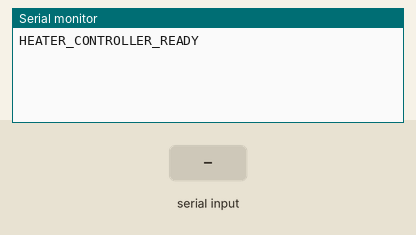
This sketch was run on a simulated Arduino Uno, built with avr-gcc and run on an emulated ATmega328P. Shown: the last lines printed to the serial monitor. Inputs (shaded band) come from the test bench.

Above: at 1.7 s.
1.8 s: "SET_POWER \n" received over Serial
At 3.0 s:
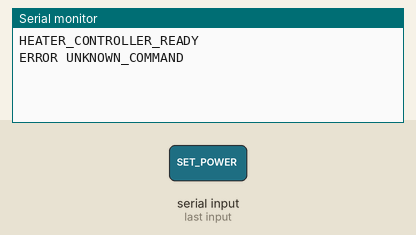
3.3 s: "GET_STATUS\n" received over Serial
At 4.2 s:
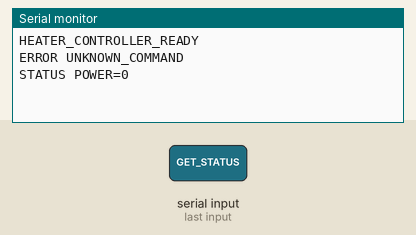
6.3 s: "SET_POWER 90\n" received over Serial
At 7.8 s:
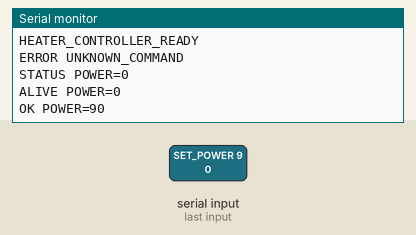

Measured:
- after the input at 1.8 s, the serial monitor: prints a new line at once (image 1)
- after the input at 3.3 s, the serial monitor: prints a new line at once (image 2)
- after the input at 6.3 s, the serial monitor: prints a new line at once (image 3)

The sketch:

heater_controller.ino
```cpp
/*
  SMA Heater Controller
  Arduino UNO

  Serial protocol @ 9600 baud:
    SET_POWER <watts>
    GET_STATUS

  Replies:
    HEATER_CONTROLLER_READY
    OK POWER=<watts>
    STATUS POWER=<watts>
    ERROR UNKNOWN_COMMAND

  Outputs:
    D8  -> SSR / heater element 1
    D9  -> SSR / heater element 2
    D10 -> SSR / heater element 3

  Control:
    - 3 x 2000 W elements
    - 6000 W maximum
    - 1 second time-proportional window
    - Suitable for LED/SSR bench testing
*/

const unsigned long WINDOW_LENGTH = 1000UL;  // 1 second
const unsigned long HEARTBEAT_INTERVAL = 5000UL;

const int MAX_TOTAL_POWER = 6000;
const int ELEMENT_POWER = 2000;

const int SSR_PINS[3] = {8, 9, 10};

int targetPower = 0;

unsigned long windowStartTime = 0;
unsigned long lastHeartbeat = 0;

void applyOutputs(unsigned long elapsedTime) {
  int remainingPower = targetPower;

  for (int i = 0; i < 3; i++) {
    int phasePower = 0;

    if (remainingPower >= ELEMENT_POWER) {
      phasePower = ELEMENT_POWER;
      remainingPower -= ELEMENT_POWER;
    }
    else if (remainingPower > 0) {
      phasePower = remainingPower;
      remainingPower = 0;
    }

    unsigned long dutyTime =
      map(phasePower, 0, ELEMENT_POWER, 0, WINDOW_LENGTH);

    if (elapsedTime < dutyTime) {
      digitalWrite(SSR_PINS[i], HIGH);
    }
    else {
      digitalWrite(SSR_PINS[i], LOW);
    }
  }
}

void handleSerial() {
  if (Serial.available() <= 0) {
    return;
  }

  String command = Serial.readStringUntil('\n');
  command.trim();

  if (command.startsWith("SET_POWER ")) {
    int power = command.substring(10).toInt();

    power = constrain(power, 0, MAX_TOTAL_POWER);
    targetPower = power;

    Serial.print("OK POWER=");
    Serial.println(targetPower);
  }
  else if (command == "GET_STATUS") {
    Serial.print("STATUS POWER=");
    Serial.println(targetPower);
  }
  else {
    Serial.println("ERROR UNKNOWN_COMMAND");
  }
}

void setup() {
  for (int i = 0; i < 3; i++) {
    pinMode(SSR_PINS[i], OUTPUT);
    digitalWrite(SSR_PINS[i], LOW);
  }

  Serial.begin(9600);

  // Allow USB serial connection to settle.
  delay(500);

  windowStartTime = millis();
  lastHeartbeat = millis();

  Serial.println("HEATER_CONTROLLER_READY");
}

void loop() {
  handleSerial();

  unsigned long now = millis();

  if (now - windowStartTime >= WINDOW_LENGTH) {
    windowStartTime = now;
  }

  unsigned long elapsedTime = now - windowStartTime;

  applyOutputs(elapsedTime);

  // Diagnostic heartbeat.
  if (now - lastHeartbeat >= HEARTBEAT_INTERVAL) {
    lastHeartbeat = now;

    Serial.print("ALIVE POWER=");
    Serial.println(targetPower);
  }
}
```
